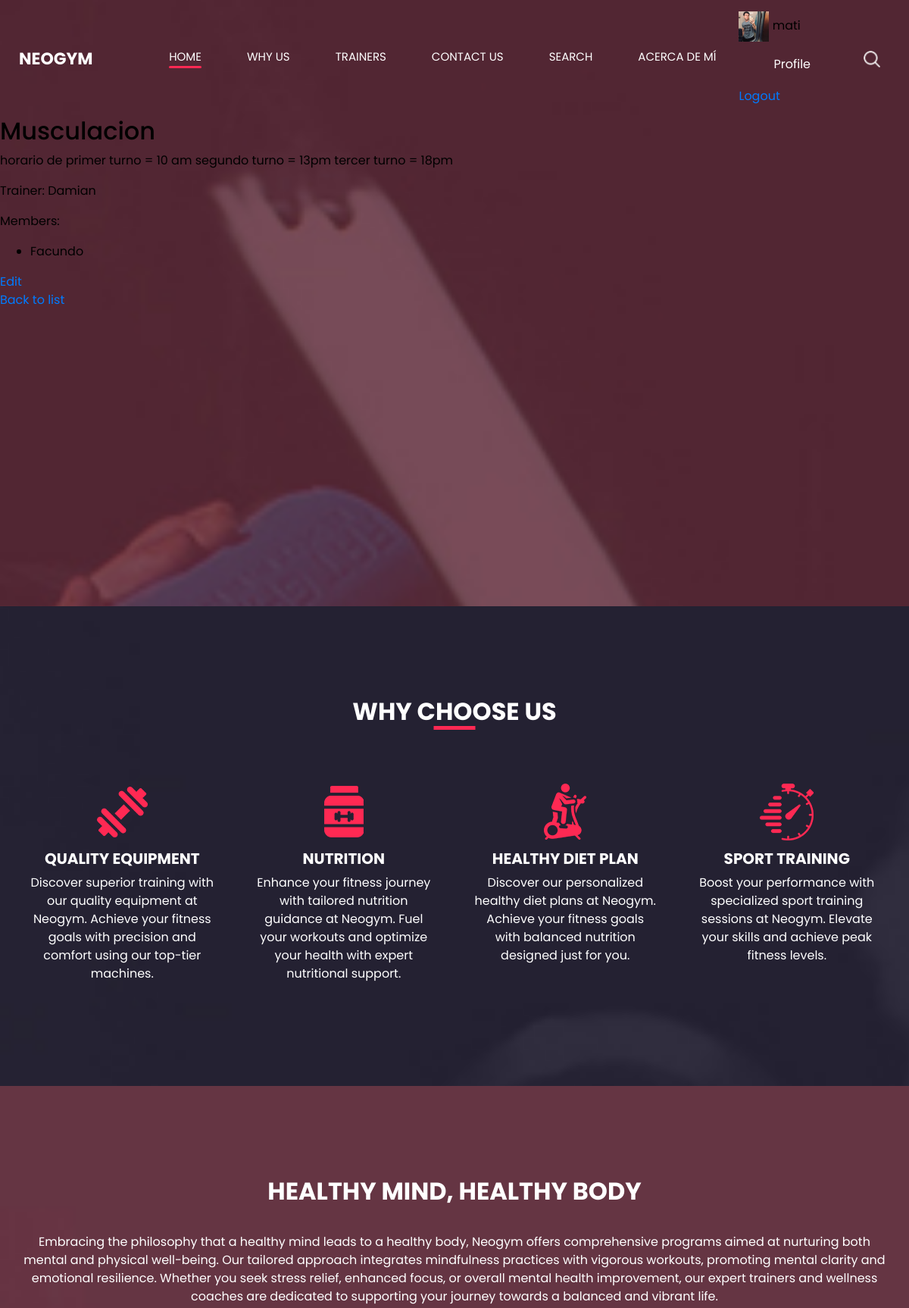
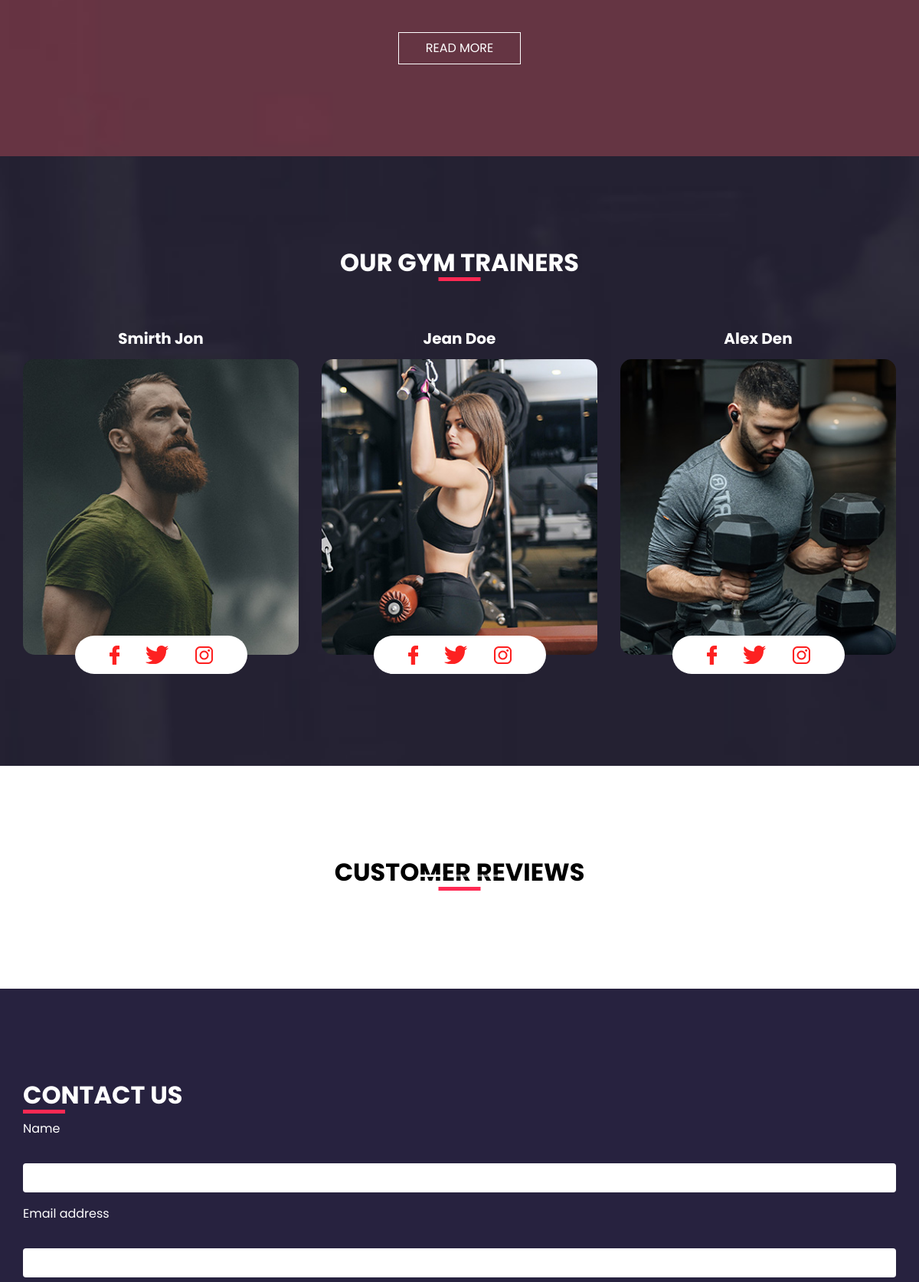
The app's page /classes/1/ (signed in, upper part) with its own data (2 pictures, top to bottom).
### main/models.py (models this page shows, shortened)
class Profile(models.Model):
    user = models.OneToOneField(User, on_delete=models.CASCADE)
    avatar = models.ImageField(default='default.jpg', upload_to='avatars')

class Class(models.Model):
    titulo = models.CharField(max_length=100)
    descripcion = models.TextField()
    entrenador = models.ForeignKey(Trainer, on_delete=models.CASCADE)
    miembros = models.ManyToManyField(Member)

class Trainer(models.Model):
    nombre = models.CharField(max_length=100)
    experiencia_anios = models.IntegerField()

class Member(models.Model):
    nombre = models.CharField(max_length=100)
    email = models.EmailField()
    telefono = models.CharField(max_length=20)
    mensaje = models.TextField()

### main/views.py (the view)
# urls.py: path('classes/<int:pk>/', main_views.class_detail, name='class_detail'),
@login_required
def class_detail(request, pk):
    class_instance = get_object_or_404(Class, pk=pk)
    return render(request, 'main/class_detail.html', {'class_instance': class_instance})

### main/templates/main/class_detail.html
{% extends 'main/index.html' %}
{% block content %}
  <h2>{{ class_instance.titulo }}</h2>
  <p>{{ class_instance.descripcion }}</p>
  <p>Trainer: {{ class_instance.entrenador.nombre }}</p>
  <p>Members:</p>
  <ul>
    {% for member in class_instance.miembros.all %}
      <li>{{ member.nombre }}</li>
    {% endfor %}
  </ul>
  <a href="{% url 'class_update' class_instance.pk %}">Edit</a>
  <a href="{% url 'class_list' %}">Back to list</a>
{% endblock %}

### main/templates/main/index.html (shortened to what this page needs)
<!DOCTYPE html>
<html>
  <head>
    {% load static %}
    <link
      rel="stylesheet"
      type="text/css"
      href="https://cdnjs.cloudflare.com/ajax/libs/OwlCarousel2/2.3.4/assets/owl.carousel.min.css"
    />
    <link
      rel="stylesheet"
      type="text/css"
      href="{% static 'css/bootstrap.css' %}"
    />
    <link href="{% static 'css/style.css' %}" rel="stylesheet" />
    <link href="{% static 'css/responsive.css' %}" rel="stylesheet" />
  </head>
  <body>
    <div class="hero_area">
      <header class="header_section">
        <div class="container-fluid">
          <nav class="navbar navbar-expand-lg custom_nav-container">
            <a class="navbar-brand" href="{% url 'index' %}">
              <span> Neogym </span>
            </a>
            <div class="collapse navbar-collapse" id="navbarSupportedContent">
              <div
                class="d-flex ml-auto flex-column flex-lg-row align-items-center"
              >
                <ul class="navbar-nav">
                  <li class="nav-item active">
                    <a class="nav-link" href="{% url 'index' %}">Home <span class="sr-only">(current)</span></a>
                  </li>
                  <li class="nav-item">
                    <a class="nav-link" href="{% url 'why' %}"> Why us </a>
                  </li>
                  <li class="nav-item">
                    <a class="nav-link" href="{% url 'trainer' %}"> trainers</a>
                  </li>
                  <li class="nav-item">
                    <a class="nav-link" href="{% url 'contact' %}"> Contact Us</a>
                  </li>
                  <li class="nav-item">
                    <a class="nav-link" href="{% url 'search' %}"> Search </a>
                  </li>
                  <li class="nav-item">
                    <a class="nav-link" href="{% url 'about' %}"> Acerca de mí </a>
                  </li>
                </ul>
                <div class="user_option">
                  {% if user.is_authenticated %}
                  <div class="user_info">
                    <img src="{{ user.profile.avatar.url }}" alt="Avatar" height='40px' class="user_avatar">
                    <span>{{ user.username }}</span>
                    <a class="nav-link" href="{% url 'profile' %}">Profile</a>
                    <form method="post" action="{% url 'logout' %}">
                      <button type="submit" class="nav-link btn btn-link" style="padding: 0; border: none; background: none;">Logout</button>
                    </form>
                  </div>
                {% else %}
                  <a class="nav-link" href="{% url 'login' %}">Login</a>
                  <a class="nav-link" href="{% url 'register' %}">Register</a>
                {% endif %}
                  <form
                    class="form-inline my-2 my-lg-0 ml-0 ml-lg-4 mb-3 mb-lg-0"
                  >
                    <button
                      class="btn my-2 my-sm-0 nav_search-btn"
                      type="submit"
                    ></button>
                  </form>
                </div>
              </div>
            </div>
          </nav>
        </div>
      </header>
      {% block content %} {% endblock %}
    </div>
    <section class="us_section layout_padding">
      <div class="container">
        <div class="heading_container">
          <h2>Why Choose Us</h2>
        </div>
        <div class="us_container">
          <div class="row">
            <div class="col-lg-3 col-md-6">
              <div class="box">
                <div class="img-box">
                  <img src="{% static 'images/u-1.png' %}" alt="" />
                </div>
                <div class="detail-box">
                  <h5>QUALITY EQUIPMENT</h5>
                  <p>
                    Discover superior training with our quality equipment at
                    Neogym. Achieve your fitness goals with precision and
                    comfort using our top-tier machines.
                  </p>
                </div>
              </div>
            </div>
            <div class="col-lg-3 col-md-6">
              <div class="box">
                <div class="img-box">
                  <img src="{% static 'images/u-4.png' %}" alt="" />
                </div>
                <div class="detail-box">
                  <h5>NUTRITION</h5>
                  <p>
                    Enhance your fitness journey with tailored nutrition
                    guidance at Neogym. Fuel your workouts and optimize your
                    health with expert nutritional support.
                  </p>
                </div>
              </div>
            </div>
            <div class="col-lg-3 col-md-6">
              <div class="box">
                <div class="img-box">
                  <img src="{% static 'images/u-2.png' %}" alt="" />
                </div>
                <div class="detail-box">
                  <h5>HEALTHY DIET PLAN</h5>
                  <p>
                    Discover our personalized healthy diet plans at Neogym.
                    Achieve your fitness goals with balanced nutrition designed
                    just for you.
                  </p>
                </div>
              </div>
            </div>
            <div class="col-lg-3 col-md-6">
              <div class="box">
                <div class="img-box">
                  <img src="{% static 'images/u-3.png' %}" alt="" />
                </div>
                <div class="detail-box">
                  <h5>SPORT TRAINING</h5>
                  <p>
                    Boost your performance with specialized sport training
                    sessions at Neogym. Elevate your skills and achieve peak
                    fitness levels.
                  </p>
                </div>
              </div>
            </div>
          </div>
        </div>
      </div>
    </section>
    <section class="heathy_section layout_padding">
      <div class="container">
        <div class="row">
          <div class="col-md-12 mx-auto">
            <div class="detail-box">
              <h2>HEALTHY MIND, HEALTHY BODY</h2>
              <p>
                Embracing the philosophy that a healthy mind leads to a healthy
                body, Neogym offers comprehensive programs aimed at nurturing
                both mental and physical well-being. Our tailored approach
                integrates mindfulness practices with vigorous workouts,
                promoting mental clarity and emotional resilience. Whether you
                seek stress relief, enhanced focus, or overall mental health
                improvement, our expert trainers and wellness coaches are
                dedicated to supporting your journey towards a balanced and
                vibrant life.
              </p>
              <div class="btn-box">
                <a href=""> READ MORE </a>
              </div>
            </div>
          </div>
        </div>
      </div>
    </section>
    <section class="trainer_section layout_padding">
      <div class="container">
        <div class="heading_container">
          <h2>Our Gym Trainers</h2>
        </div>
        <div class="row">
          <div class="col-lg-4 col-md-6 mx-auto">
            <div class="box">
              <div class="name">
                <h5>Smirth Jon</h5>
              </div>
              <div class="img-box">
                <img src="{% static 'images/t1.jpg' %}" alt="" />
              </div>
              <div class="social_box">
                <a href="">
                  <img src="{% static 'images/facebook-logo.png' %}" alt="" />
                </a>
                <a href="">
                  <img src="{% static 'images/twitter.png' %}" alt="" />
                </a>
                <a href="">
                  <img src="{% static 'images/instagram-logo.png' %}" alt="" />
                </a>
              </div>
            </div>
          </div>
          <div class="col-lg-4 col-md-6 mx-auto">
            <div class="box">
              <div class="name">
                <h5>Jean Doe</h5>
              </div>
              <div class="img-box">
                <img src="{% static 'images/t2.jpg' %}" alt="" />
              </div>
              <div class="social_box">
                <a href="">
                  <img src="{% static 'images/facebook-logo.png' %}" alt="" />
                </a>
                <a href="">
                  <img src="{% static 'images/twitter.png' %}" alt="" />
                </a>
                <a href="">
                  <img src="{% static 'images/instagram-logo.png' %}" alt="" />
                </a>
              </div>
            </div>
          </div>
          <div class="col-lg-4 col-md-6 mx-auto">
            <div class="box">
              <div class="name">
                <h5>Alex Den</h5>
              </div>
              <div class="img-box">
                <img src="{% static 'images/t3.jpg' %}" alt="" />
              </div>
              <div class="social_box">
                <a href="">
                  <img src="{% static 'images/facebook-logo.png' %}" alt="" />
                </a>
                <a href="">
                  <img src="{% static 'images/twitter.png' %}" alt="" />
                </a>
                <a href="">
                  <img src="{% static 'images/instagram-logo.png' %}" alt="" />
                </a>
              </div>
            </div>
          </div>
        </div>
      </div>
    </section>
    <section class="review_section layout_padding">
      <div class="container">
        <div class="heading_container">
          <h2>Customer Reviews</h2>
        </div>
        <div
          id="review"
          class="carousel slide review_container"
          data-ride="carousel"
        >
          <ol class="carousel-indicators">
            <li data-target="#review" data-slide-to="0" class="active"></li>
            <li data-target="#review" data-slide-to="1"></li>
            <li data-target="#review" data-slide-to="2"></li>
          </ol>
          <a
            class="carousel-control-prev"
            href="#review"
            role="button"
            data-slide="prev"
          >
            <span class="carousel-control-prev-icon" aria-hidden="true"></span>
          </a>
          <a
            class="carousel-control-next"
            href="#review"
            role="button"
            data-slide="next"
          >
            <span class="carousel-control-next-icon" aria-hidden="true"></span>
          </a>
        </div>
      </div>
    </section>
    <section class="contact_section layout_padding">
      <div class="container">
        <div class="heading_container">
          <h2>Contact Us</h2>
        </div>
        <div class="contact_form-container">
          <div class="form-detail">
            <form action="{% url 'contact' %}" method="POST">
              <div class="form-group">
                <label for="name">Name</label>
                <input
                  type="text"
                  class="form-control"
                  id="name"
                  name="name"
                  required
                />
              </div>
              <div class="form-group">
                <label for="email">Email address</label>
                <input
                  type="email"
                  class="form-control"
                  id="email"
                  name="email"
                  required
                />
              </div>
            </form>
          </div>
        </div>
      </div>
    </section>
  </body>
</html>

### main/static/css/responsive.css (style rules this page uses)
@media (min-width: 1200px) { .container { max-width: 1170px; } }

### records on screen
Class: titulo "Musculacion", descripcion "horario de primer turno = 10 am segundo turno = 13pm tercer turno = 18pm", entrenador.nombre "Damian"
Member: nombre "Facundo"

### other values on screen
{{ user.username }} "mati"
